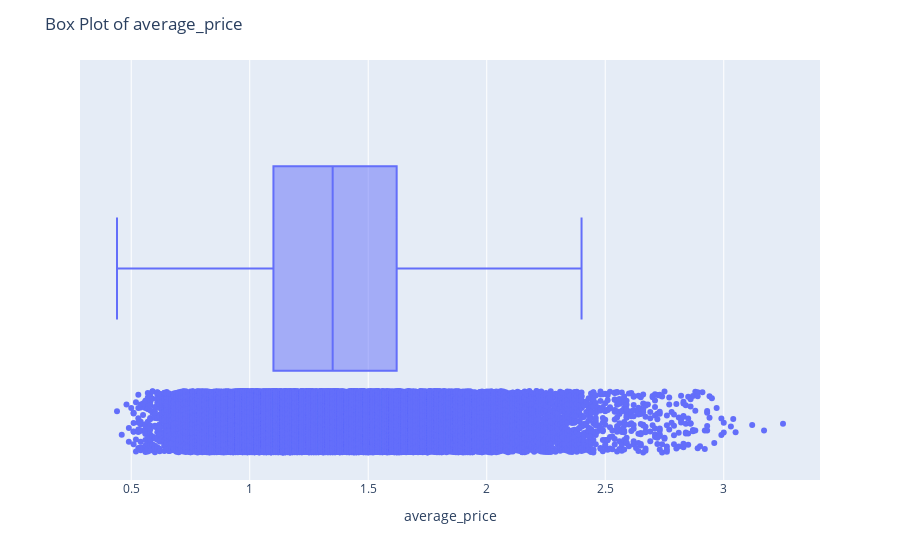
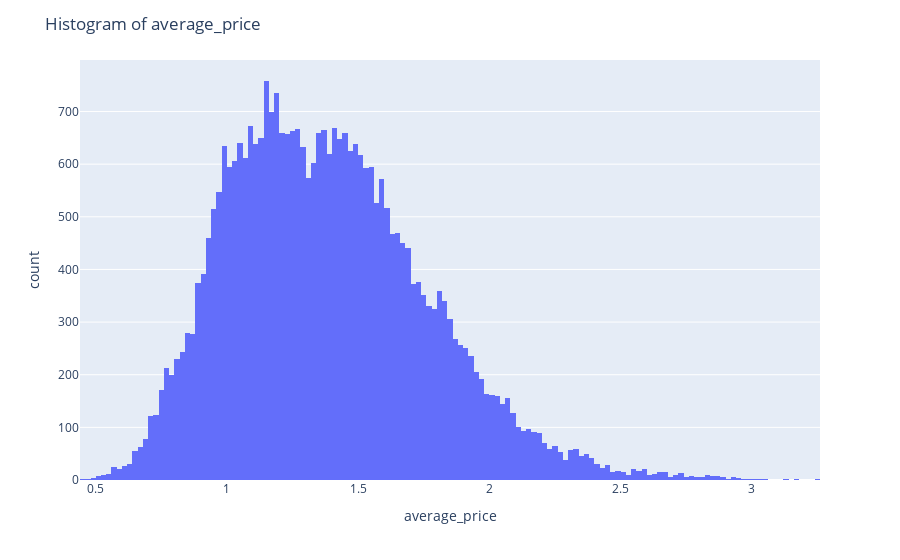

Notebook code for these charts, in order:
### Markdown cell above
Column 2. average_price

### Code cell
# Check for outlier in average_price

# Sample data
data = df

# Create a box plot
fig1 = px.box(data, x="average_price", points="all")

# Update layout
fig1.update_layout(title="Box Plot of average_price")

# Show the plot
fig1.show()

# Create a histogram plot
fig2 = px.histogram(data, x="average_price")

# Update layout
fig2.update_layout(title="Histogram of average_price")


# Show the plot
fig2.show()

### Figure 1 — Plotly figure (JSON) as saved in the notebook; plotly's stock layout.template omitted (floating-point values rounded to 4 significant figures; data arrays with more than 128 entries replaced by an {"elided": "..."} marker saying what was removed)
{"data": [{"alignmentgroup": "True", "boxpoints": "all", "hovertemplate": "average_price=%{x}<extra></extra>", "legendgroup": "", "marker": {"color": "#636efa"}, "name": "", "notched": false, "offsetgroup": "", "orientation": "h", "showlegend": false, "type": "box", "x": {"elided": "33045 float values"}, "x0": " ", "xaxis": "x", "y0": " ", "yaxis": "y"}], "layout": {"boxmode": "group", "legend": {"tracegroupgap": 0}, "margin": {"t": 60}, "title": {"text": "Box Plot of average_price"}, "xaxis": {"anchor": "y", "domain": [0, 1], "title": {"text": "average_price"}}, "yaxis": {"anchor": "x", "domain": [0, 1]}}}

### Figure 2 — Plotly figure (JSON) as saved in the notebook; plotly's stock layout.template omitted (floating-point values rounded to 4 significant figures; data arrays with more than 128 entries replaced by an {"elided": "..."} marker saying what was removed)
{"data": [{"alignmentgroup": "True", "bingroup": "x", "hovertemplate": "average_price=%{x}<br>count=%{y}<extra></extra>", "legendgroup": "", "marker": {"color": "#636efa", "pattern": {"shape": ""}}, "name": "", "offsetgroup": "", "orientation": "v", "showlegend": false, "type": "histogram", "x": {"elided": "33045 float values"}, "xaxis": "x", "yaxis": "y"}], "layout": {"barmode": "relative", "legend": {"tracegroupgap": 0}, "margin": {"t": 60}, "title": {"text": "Histogram of average_price"}, "xaxis": {"anchor": "y", "domain": [0, 1], "title": {"text": "average_price"}}, "yaxis": {"anchor": "x", "domain": [0, 1], "title": {"text": "count"}}}}
